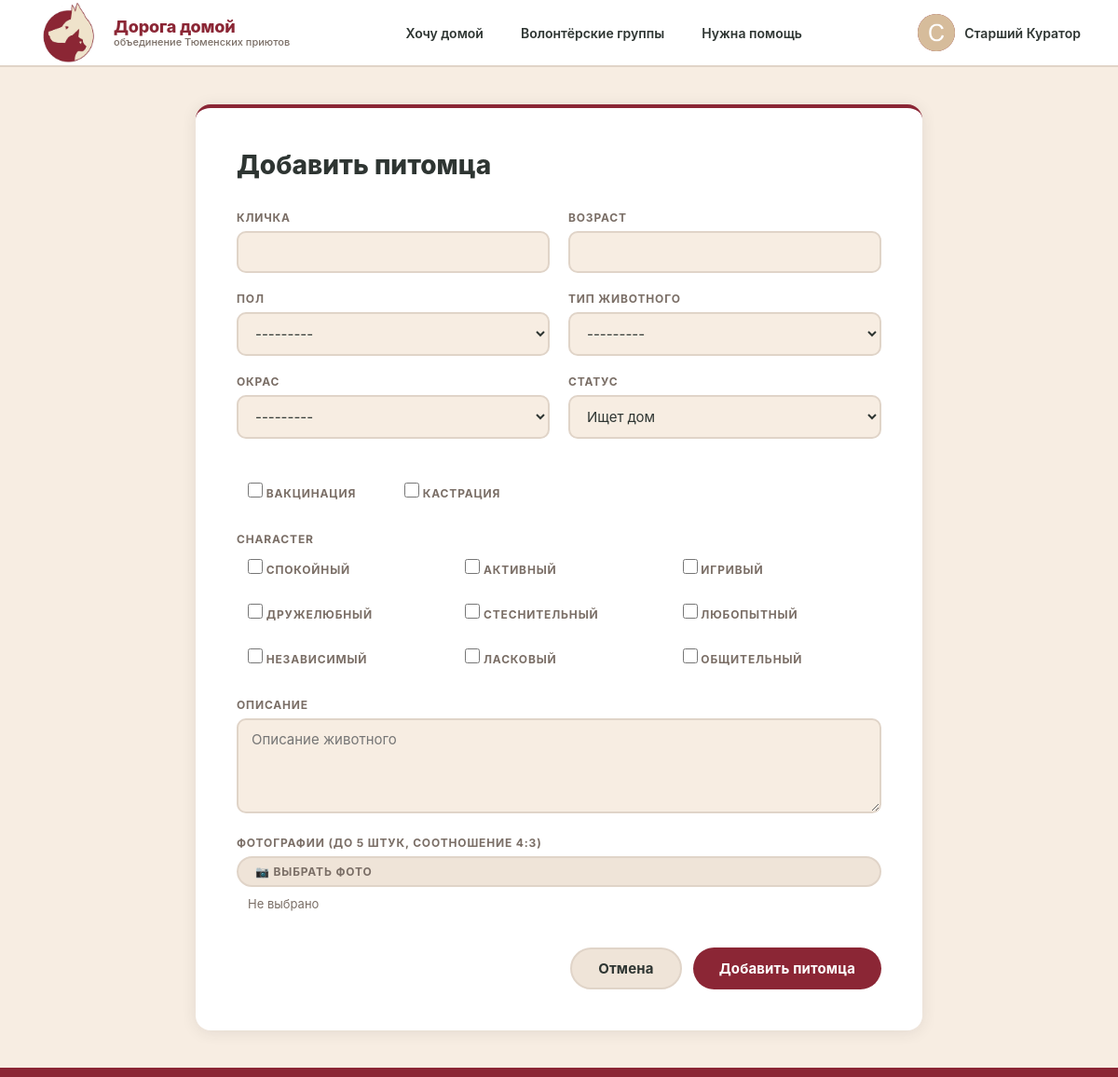
Page /animals/create-animal/ (signed in) on the committed database.
### users/models.py (models this page shows, shortened)
class User(AbstractUser):
    username = models.CharField(
        max_length=150,
        unique=True
    )
    ROLE_CHOICES = [
        ("user", "Население"),
        ("shelter", "Приют"),
    ]
    email = models.EmailField(
        verbose_name="Email",
        blank=True,
        null=True,
    )
    name = models.CharField(
        max_length=UserFieldLength.NAME,
        verbose_name="Имя",
    )
    surname = models.CharField(
        max_length=UserFieldLength.SURNAME,
        verbose_name="Фамилия",
    )
    avatar = models.ImageField(
        upload_to="avatars/",
        verbose_name="Аватарка",
        blank=True,
        null=True,
    )
    role = models.CharField(
        max_length=20,
        choices=ROLE_CHOICES,
        default="user"
    )
    phone = models.CharField(
        unique=True,
        max_length=UserFieldLength.PHONE,
        verbose_name="Телефон",
        blank=True,
        null=True,
    )
    vk = models.URLField(
        blank=True,
        verbose_name="Ссылка VK",
    )
    telegram = models.CharField(
        max_length=33,
        blank=True,
        verbose_name="Telegram",
    )
    about = models.TextField(
        blank=True,
        null=True,
        verbose_name="О себе",
    )
    favorites = models.ManyToManyField(
        "animals.Animal",
        related_name="interested_users",
        blank=True,
        verbose_name="Избранные животные",
    )
    USERNAME_FIELD = "username"
    REQUIRED_FIELDS = ["email", "name", "surname"]
    objects = UserManager()
    class Meta:
        verbose_name = "Пользователь"
        verbose_name_plural = "Пользователи"
        ordering = ["-date_joined"]

### animals/views.py (the view, shortened to what this page needs)
# urls.py: path("create-animal/", CreateAnimalView.as_view(), name = "create"),
class CreateAnimalView(LoginRequiredMixin, CreateView):
    model = Animal
    form_class = AnimalForm
    template_name = "animals/create-animal.html"
    login_url = "users:login"
    def get_context_data(self, **kwargs):
        context = super().get_context_data(**kwargs)
        context["is_edit"] = False
        return context

### animals/forms.py (shortened to what this page needs)
class AnimalForm(forms.ModelForm):
    character = forms.MultipleChoiceField(
        choices=CHARACTER_CHOICES,
        widget=forms.CheckboxSelectMultiple,
        required=False,
    )
    photos = MultipleFileField(
        required=False,
        label="Фотографии",
    )
    class Meta:
        model = Animal
        fields = [
            "name", "age", "sex", "animal_type", "color",
            "character", "description", "vaccine", "status", "castration",
        ]
        widgets = {
            "description": forms.Textarea(attrs={
                "rows": 4,
                "placeholder": "Описание животного",
            }),
        }

### animals/templates/animals/create-animal.html (shortened to what this page needs)
{% extends "base.html" %}
{% load static %}
{% block extra_css %}
<link rel="stylesheet"
      href="https://cdnjs.cloudflare.com/ajax/libs/cropperjs/1.6.2/cropper.min.css" />
{% endblock %}
{% block content %}
<div class="page page--narrow">
  <div class="form-card">
    <h1>{% if is_edit %}Редактировать питомца{% else %}Добавить питомца{% endif %}</h1>
    <form method="post" enctype="multipart/form-data" novalidate>
      <div class="form-grid">
        <div class="form-group"><label>{{ form.name.label }}</label>{{ form.name }}{% if form.name.errors %}<ul class="errorlist">{% for e in form.name.errors %}<li>{{ e }}</li>{% endfor %}</ul>{% endif %}</div>
        <div class="form-group"><label>{{ form.age.label }}</label>{{ form.age }}{% if form.age.errors %}<ul class="errorlist">{% for e in form.age.errors %}<li>{{ e }}</li>{% endfor %}</ul>{% endif %}</div>
        <div class="form-group"><label>{{ form.sex.label }}</label>{{ form.sex }}{% if form.sex.errors %}<ul class="errorlist">{% for e in form.sex.errors %}<li>{{ e }}</li>{% endfor %}</ul>{% endif %}</div>
        <div class="form-group"><label>{{ form.animal_type.label }}</label>{{ form.animal_type }}{% if form.animal_type.errors %}<ul class="errorlist">{% for e in form.animal_type.errors %}<li>{{ e }}</li>{% endfor %}</ul>{% endif %}</div>
        <div class="form-group"><label>{{ form.color.label }}</label>{{ form.color }}{% if form.color.errors %}<ul class="errorlist">{% for e in form.color.errors %}<li>{{ e }}</li>{% endfor %}</ul>{% endif %}</div>
        <div class="form-group"><label>{{ form.status.label }}</label>{{ form.status }}{% if form.status.errors %}<ul class="errorlist">{% for e in form.status.errors %}<li>{{ e }}</li>{% endfor %}</ul>{% endif %}</div>
        <div class="form-group" style="display:flex;gap:28px;align-items:center;padding-top:20px;">
          <label class="form-checkbox-item">{{ form.vaccine }} {{ form.vaccine.label }}</label>
          <label class="form-checkbox-item">{{ form.castration }} {{ form.castration.label }}</label>
        </div>
        <div class="form-group form-group--full">
          <label>{{ form.character.label }}</label>
          <div class="form-checkbox-grid">
            {% for widget in form.character %}
              <label class="form-checkbox-item">{{ widget.tag }} {{ widget.choice_label }}</label>
            {% endfor %}
          </div>
        </div>
        <div class="form-group form-group--full">
          <label>{{ form.description.label }}</label>{{ form.description }}
        </div>
        <div class="form-group form-group--full">
          <label>Фотографии (до 5 штук, соотношение 4:3)</label>
          <div style="margin-bottom:10px;">
            <label for="animal-photos-trigger" class="btn btn-ghost btn-sm" style="cursor:pointer;">
              📷 Выбрать фото
            </label>
            <span id="animal-photos-count"
                  style="margin-left:12px;font-size:13px;color:var(--muted);">
              Не выбрано
            </span>
          </div>
        </div>
      </div>
      <div class="form-actions">
        <a href="{% url 'animals:animal_list' %}" class="btn btn-ghost">Отмена</a>
        <button type="submit" class="btn btn-red">
          {% if is_edit %}Сохранить{% else %}Добавить питомца{% endif %}
        </button>
      </div>
    </form>
  </div>
</div>
{% endblock %}

### templates/base.html (shortened to what this page needs)
{% load static %}
<!DOCTYPE html>
<html lang="ru">
<head>
  <link rel="stylesheet" href="{% static 'css/style.css' %}" />
  {% block extra_css %}{% endblock %}
</head>
<body style="display:flex; flex-direction:column; min-height:100vh;">
<header class="header">
  <div class="header__inner">
    <a href="{% url 'home' %}" class="header__logo">
      <div class="header__logo-icon">
        <img src="{% static 'img/logo.jpg' %}">
      </div>
      <div class="header__logo-text">
        <div class="header__logo-title">
          Дорога домой
        </div>
        <div class="header__logo-sub">
          объединение Тюменских приютов
        </div>
      </div>
    </a>
    <nav class="header__nav">
      <a href="{% url 'animals:animal_list' %}" class="{% block nav_home %}{% endblock %}">Хочу домой</a>
      <a href="{% url 'users:group_list' %}" class="{% block nav_groups %}{% endblock %}">Волонтёрские группы</a>
      <a href="{% url 'events:event_list' %}" class="{% block nav_events %}{% endblock %}">Нужна помощь</a>
    </nav>
    <div class="header__user">
      {% if user.is_authenticated %}
        <a href="{% url 'users:user_detail' user.id %}" style="display:flex;align-items:center;gap:10px;">
          {% if user.avatar %}
            <img class="avatar-circle" src="{{ user.avatar.url }}" alt="{{ user.username }}" style="width:40px;height:40px;" />
          {% else %}
            <div class="avatar-circle" style="width:40px;height:40px;font-size:15px;">{{ user.name|first|upper }}</div>
          {% endif %}
          <span class="header__user-name">
            {% if user.name and user.surname %}{{ user.name }} {{ user.surname }}{% else %}{{ user.username }}{% endif %}
          </span>
        </a>
      {% else %}
        <div class="header__auth">
          <a href="{% url 'users:login' %}" class="ghost">Войти</a>
          <a href="{% url 'users:register' %}" class="cta">Регистрация</a>
        </div>
      {% endif %}
    </div>
  </div>
</header>
<main style="flex:1;">{% block content %}{% endblock %}</main>
<footer style="background:var(--red); height:10px; width:100%; flex-shrink:0;"></footer>
</body>
</html>

### rows in the picture
User: avatar (picture), name "Старший", surname "Куратор"

### other values in the picture
{{ widget.choice_label }} "СПОКОЙНЫЙ" "АКТИВНЫЙ" "ИГРИВЫЙ" "ДРУЖЕЛЮБНЫЙ" "СТЕСНИТЕЛЬНЫЙ" "ЛЮБОПЫТНЫЙ" "НЕЗАВИСИМЫЙ" "ЛАСКОВЫЙ" "ОБЩИТЕЛЬНЫЙ"
